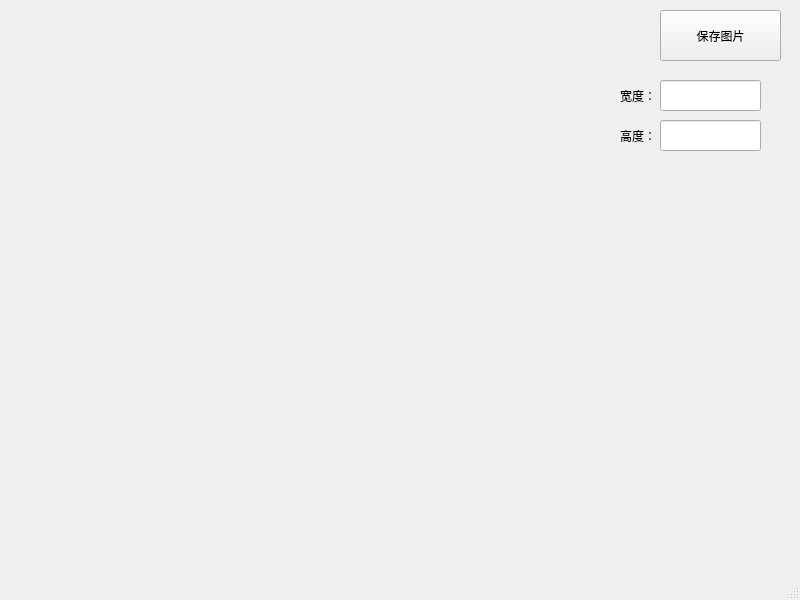
<?xml version="1.0" encoding="UTF-8"?>
<ui version="4.0">
 <class>ReSize</class>
 <widget class="QMainWindow" name="ReSize">
  <property name="geometry">
   <rect>
    <x>0</x>
    <y>0</y>
    <width>800</width>
    <height>600</height>
   </rect>
  </property>
  <property name="windowTitle">
   <string>MainWindow</string>
  </property>
  <widget class="QWidget" name="centralwidget">
   <widget class="QLabel" name="img">
    <property name="geometry">
     <rect>
      <x>0</x>
      <y>0</y>
      <width>550</width>
      <height>550</height>
     </rect>
    </property>
    <property name="text">
     <string/>
    </property>
   </widget>
   <widget class="QPushButton" name="SaveButton">
    <property name="geometry">
     <rect>
      <x>660</x>
      <y>10</y>
      <width>121</width>
      <height>51</height>
     </rect>
    </property>
    <property name="text">
     <string>保存图片</string>
    </property>
   </widget>
   <widget class="QLineEdit" name="widthEdit">
    <property name="geometry">
     <rect>
      <x>660</x>
      <y>80</y>
      <width>101</width>
      <height>31</height>
     </rect>
    </property>
   </widget>
   <widget class="QLineEdit" name="heightEdit">
    <property name="geometry">
     <rect>
      <x>660</x>
      <y>120</y>
      <width>101</width>
      <height>31</height>
     </rect>
    </property>
   </widget>
   <widget class="QLabel" name="label">
    <property name="geometry">
     <rect>
      <x>620</x>
      <y>80</y>
      <width>41</width>
      <height>31</height>
     </rect>
    </property>
    <property name="text">
     <string>宽度：</string>
    </property>
   </widget>
   <widget class="QLabel" name="label_2">
    <property name="geometry">
     <rect>
      <x>620</x>
      <y>120</y>
      <width>41</width>
      <height>31</height>
     </rect>
    </property>
    <property name="text">
     <string>高度：</string>
    </property>
   </widget>
  </widget>
  <widget class="QMenuBar" name="menubar">
   <property name="geometry">
    <rect>
     <x>0</x>
     <y>0</y>
     <width>800</width>
     <height>21</height>
    </rect>
   </property>
  </widget>
  <widget class="QStatusBar" name="statusbar"/>
 </widget>
 <resources/>
 <connections/>
</ui>
